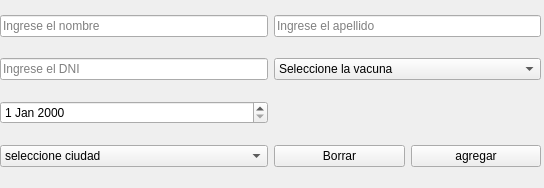
<?xml version="1.0" encoding="UTF-8"?>
<ui version="4.0">
 <class>form</class>
 <widget class="QMainWindow" name="form">
  <property name="geometry">
   <rect>
    <x>0</x>
    <y>0</y>
    <width>544</width>
    <height>188</height>
   </rect>
  </property>
  <property name="windowTitle">
   <string>MainWindow</string>
  </property>
  <widget class="QWidget" name="centralwidget">
   <widget class="QWidget" name="gridLayoutWidget">
    <property name="geometry">
     <rect>
      <x>0</x>
      <y>0</y>
      <width>541</width>
      <height>186</height>
     </rect>
    </property>
    <layout class="QGridLayout" name="gridLayout">
     <item row="0" column="0">
      <widget class="QLineEdit" name="lineEdit">
       <property name="text">
        <string/>
       </property>
       <property name="placeholderText">
        <string>Ingrese el nombre</string>
       </property>
      </widget>
     </item>
     <item row="0" column="1">
      <widget class="QLineEdit" name="apellidoline">
       <property name="inputMask">
        <string/>
       </property>
       <property name="text">
        <string/>
       </property>
       <property name="placeholderText">
        <string>Ingrese el apellido</string>
       </property>
      </widget>
     </item>
     <item row="1" column="0">
      <widget class="QLineEdit" name="lineEdit_3">
       <property name="text">
        <string/>
       </property>
       <property name="placeholderText">
        <string>Ingrese el DNI</string>
       </property>
      </widget>
     </item>
     <item row="4" column="1">
      <layout class="QHBoxLayout" name="horizontalLayout">
       <item>
        <widget class="QPushButton" name="pushButton_2">
         <property name="text">
          <string>Borrar</string>
         </property>
        </widget>
       </item>
       <item>
        <widget class="QPushButton" name="pushButton">
         <property name="text">
          <string>agregar</string>
         </property>
        </widget>
       </item>
      </layout>
     </item>
     <item row="2" column="0">
      <widget class="QDateEdit" name="dateEdit"/>
     </item>
     <item row="4" column="0">
      <widget class="QComboBox" name="comboBox">
       <property name="editable">
        <bool>false</bool>
       </property>
       <property name="currentText">
        <string>seleccione ciudad</string>
       </property>
       <property name="sizeAdjustPolicy">
        <enum>QComboBox::AdjustToContents</enum>
       </property>
       <item>
        <property name="text">
         <string>seleccione ciudad</string>
        </property>
       </item>
       <item>
        <property name="text">
         <string>La calera</string>
        </property>
       </item>
       <item>
        <property name="text">
         <string>Villa allende</string>
        </property>
       </item>
       <item>
        <property name="text">
         <string>Narnia</string>
        </property>
       </item>
      </widget>
     </item>
     <item row="1" column="1">
      <widget class="QComboBox" name="comboBox_2">
       <item>
        <property name="text">
         <string>Seleccione la vacuna</string>
        </property>
       </item>
       <item>
        <property name="text">
         <string>SPUTNIK V(1era dosis)</string>
        </property>
       </item>
       <item>
        <property name="text">
         <string>SPUTNIK V(2da dosis)</string>
        </property>
       </item>
       <item>
        <property name="text">
         <string>ASTRAZENECA(1era dosis)</string>
        </property>
       </item>
       <item>
        <property name="text">
         <string>ASTRAZENECA(2da dosis)</string>
        </property>
       </item>
       <item>
        <property name="text">
         <string>PFIZER(1era dosis)</string>
        </property>
       </item>
       <item>
        <property name="text">
         <string>PFIZER(2da dosis)</string>
        </property>
       </item>
       <item>
        <property name="text">
         <string>MODERNA(1era dosis)</string>
        </property>
       </item>
       <item>
        <property name="text">
         <string>MODERNA(2da dosis)</string>
        </property>
       </item>
       <item>
        <property name="text">
         <string>SINOPHARM(1era dosis) </string>
        </property>
       </item>
       <item>
        <property name="text">
         <string>SINOPHARM(2da dosis) </string>
        </property>
       </item>
      </widget>
     </item>
    </layout>
   </widget>
  </widget>
 </widget>
 <resources/>
 <connections>
  <connection>
   <sender>lineEdit</sender>
   <signal>textChanged(QString)</signal>
   <receiver>form</receiver>
   <slot>nombre()</slot>
   <hints>
    <hint type="sourcelabel">
     <x>204</x>
     <y>23</y>
    </hint>
    <hint type="destinationlabel">
     <x>957</x>
     <y>90</y>
    </hint>
   </hints>
  </connection>
  <connection>
   <sender>apellidoline</sender>
   <signal>textChanged(QString)</signal>
   <receiver>form</receiver>
   <slot>apellido()</slot>
   <hints>
    <hint type="sourcelabel">
     <x>377</x>
     <y>29</y>
    </hint>
    <hint type="destinationlabel">
     <x>562</x>
     <y>47</y>
    </hint>
   </hints>
  </connection>
  <connection>
   <sender>lineEdit_3</sender>
   <signal>textChanged(QString)</signal>
   <receiver>form</receiver>
   <slot>dni()</slot>
   <hints>
    <hint type="sourcelabel">
     <x>154</x>
     <y>57</y>
    </hint>
    <hint type="destinationlabel">
     <x>-41</x>
     <y>54</y>
    </hint>
   </hints>
  </connection>
  <connection>
   <sender>dateEdit</sender>
   <signal>timeChanged(QTime)</signal>
   <receiver>form</receiver>
   <slot>fecha()</slot>
   <hints>
    <hint type="sourcelabel">
     <x>208</x>
     <y>111</y>
    </hint>
    <hint type="destinationlabel">
     <x>518</x>
     <y>111</y>
    </hint>
   </hints>
  </connection>
  <connection>
   <sender>comboBox</sender>
   <signal>highlighted(QString)</signal>
   <receiver>form</receiver>
   <slot>ciudad()</slot>
   <hints>
    <hint type="sourcelabel">
     <x>242</x>
     <y>159</y>
    </hint>
    <hint type="destinationlabel">
     <x>297</x>
     <y>124</y>
    </hint>
   </hints>
  </connection>
  <connection>
   <sender>pushButton_2</sender>
   <signal>clicked()</signal>
   <receiver>form</receiver>
   <slot>borrar()</slot>
   <hints>
    <hint type="sourcelabel">
     <x>328</x>
     <y>146</y>
    </hint>
    <hint type="destinationlabel">
     <x>658</x>
     <y>109</y>
    </hint>
   </hints>
  </connection>
  <connection>
   <sender>pushButton</sender>
   <signal>clicked()</signal>
   <receiver>form</receiver>
   <slot>agregar()</slot>
   <hints>
    <hint type="sourcelabel">
     <x>486</x>
     <y>149</y>
    </hint>
    <hint type="destinationlabel">
     <x>560</x>
     <y>97</y>
    </hint>
   </hints>
  </connection>
  <connection>
   <sender>comboBox_2</sender>
   <signal>highlighted(QString)</signal>
   <receiver>form</receiver>
   <slot>dosis()</slot>
   <hints>
    <hint type="sourcelabel">
     <x>474</x>
     <y>66</y>
    </hint>
    <hint type="destinationlabel">
     <x>1074</x>
     <y>106</y>
    </hint>
   </hints>
  </connection>
 </connections>
 <slots>
  <slot>nombre()</slot>
  <slot>apellido()</slot>
  <slot>dni()</slot>
  <slot>dosis()</slot>
  <slot>fecha()</slot>
  <slot>ciudad()</slot>
  <slot>borrar()</slot>
  <slot>agregar()</slot>
 </slots>
</ui>
